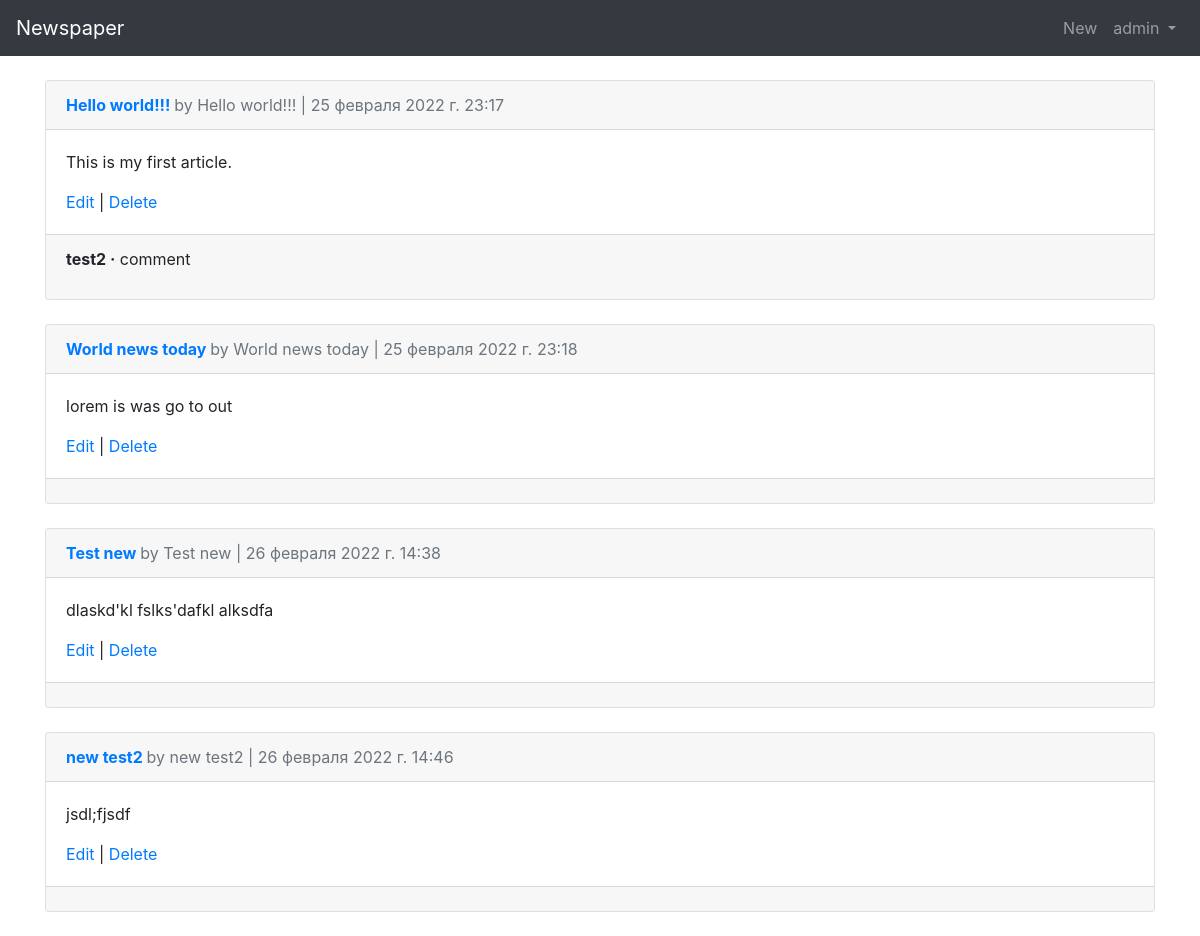
The page /articles/ (signed in) on the database its author committed.
### users/models.py (models this page shows)
class CustomUser(AbstractUser):
    age = models.PositiveIntegerField(default=0)

### articles/models.py (models this page shows, shortened)
class Article(models.Model):
    title = models.CharField(max_length=255)
    body = models.TextField()
    date = models.DateTimeField(auto_now_add=True)
    author = models.ForeignKey(settings.AUTH_USER_MODEL, on_delete=models.CASCADE)

class Comments(models.Model):
    article = models.ForeignKey(Article, on_delete=models.CASCADE, related_name='comments')
    comment = models.CharField(max_length=140)
    author = models.ForeignKey(settings.AUTH_USER_MODEL, on_delete=models.CASCADE)
    def __str__(self):
        return self.comment

### articles/views.py (the view)
# urls.py: path('', views.ArticleListView.as_view(), name='article_list'),
class ArticleListView(LoginRequiredMixin, ListView):
    model = models.Article
    template_name = 'article_list.html'
    context_object_name = 'articles'
    login_url = 'login'

### templates/article_list.html (shortened to what this page needs)
{% extends "base.html" %}
{% block content %}
	{% for article in articles %}
		<div class="card">
			<div class="card-header">
				<span class="font-weight-bold">
					<a href="{% url 'article_detail' article.pk %}">{{ article.title}}</a>
				</span>
				<span class="text-muted">
					by {{ article.title}} | {{ article.date}}
				</span>
			</div>
			<div class="card-body">
				<p>{{ article.body }}</p>
				<a href="{% url 'article_edit' article.pk %}">Edit</a> | <a href="{% url 'article_delete' article.pk %}">Delete</a>
			</div>
			<div class="card-footer">
				{% for comment in article.comments.all %}
					<p>
						<span class="font-weight-bold">{{comment.author}} &middot</span>
						{{comment}}
					</p>
				{% endfor %}
			</div>
		</div>
		<br/>
	{% endfor %}
{% endblock content %}

### templates/base.html (shortened to what this page needs)
<!DOCTYPE html>
<html lang="en">
  <head>
    <link rel="stylesheet" href="https://maxcdn.bootstrapcdn.com/bootstrap/4.0.0/css/bootstrap.min.css">
  </head>
  <body>
    <nav class="navbar navbar-expand-md navbar-dark bg-dark mb-4">
        <a href="{% url 'home' %}" class="navbar-brand">Newspaper</a>
        <div class="collapse navbar-collapse" id="nabarCollapse">
            {% if user.is_authenticated %}
                <ul class="navbar-nav ml-auto">
                    <li class="nav-item"><a class="nav-link" href="{% url 'article_new' %}">New</a></li>
                    <li class="nav-item">
                        <a href="#" class="nav-link dropdown-toggle" id="usesMenu" data-toggle="dropdown" aria-haspopup="true" aria-expanded="false">
                            {{user.username}}
                        </a>
                    </li>
                </ul>
            {% else %}
            <from class="form-inline ml-auto">
                <a href="{% url 'login' %}" class="btn btn-outline-secondary">Log in</a>
                <a href="{% url 'signup' %}" class="btn btn-primary ml-2">Sign up</a>
            </from>
            {% endif %}
        </div>
    </nav>
    <div class="container">
        {% block content %}
        {% endblock content %}
    </div>
  </body>
</html>

### rows shown on the page
CustomUser: username "admin"
Article: title "Hello world!!!", date "25 февраля 2022 г. 23:17", body "This is my first article."
Comments: author "test2", comment "comment"
Article: title "World news today", date "25 февраля 2022 г. 23:18", body "lorem is was go to out"
Article: title "Test new", date "26 февраля 2022 г. 14:38", body "dlaskd'kl fslks'dafkl alksdfa"
Article: title "new test2", date "26 февраля 2022 г. 14:46", body "jsdl;fjsdf"
